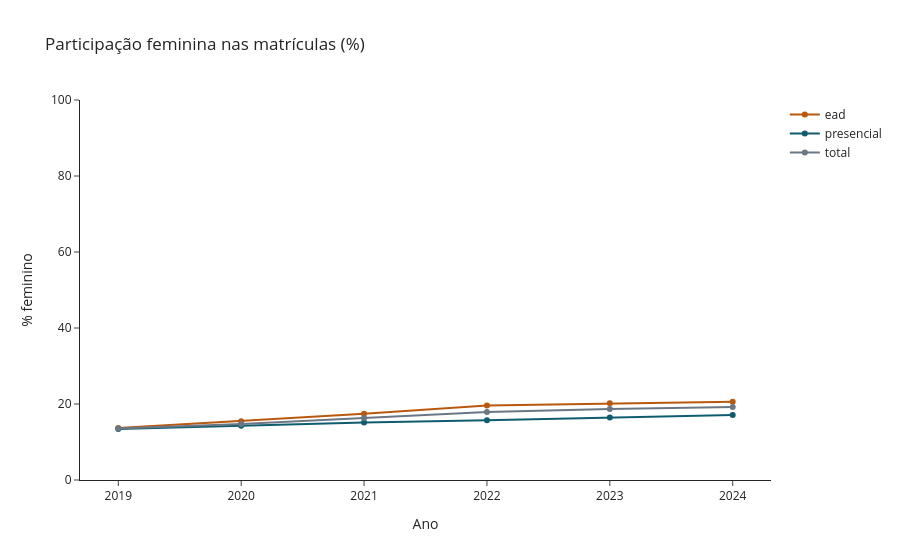

The notebook cell this image was saved under:
### Markdown cell above
## 4. RQ3 — Participação feminina por modalidade

### Code cell
r3 = analysis.rq3(df); display(r3.round(2))
viz.plotly_rq3(r3, SINT).show()

### Figure 1 — Plotly figure (JSON) as saved in the notebook; plotly's stock layout.template omitted (floating-point values rounded to 4 significant figures)
{"data": [{"line": {"color": "#b8590f"}, "mode": "lines+markers", "name": "ead", "type": "scatter", "x": [2019, 2020, 2021, 2022, 2023, 2024], "y": [13.71, 15.49, 17.46, 19.63, 20.19, 20.62]}, {"line": {"color": "#0f5c6e"}, "mode": "lines+markers", "name": "presencial", "type": "scatter", "x": [2019, 2020, 2021, 2022, 2023, 2024], "y": [13.45, 14.26, 15.12, 15.72, 16.46, 17.09]}, {"line": {"color": "#6b7785"}, "mode": "lines+markers", "name": "total", "type": "scatter", "x": [2019, 2020, 2021, 2022, 2023, 2024], "y": [13.53, 14.75, 16.28, 17.93, 18.66, 19.23]}], "layout": {"legend": {"title": {"text": ""}}, "title": {"text": "Participação feminina nas matrículas (%)"}, "xaxis": {"dtick": 1, "title": {"text": "Ano"}}, "yaxis": {"range": [0, 100], "title": {"text": "% feminino"}}}}
